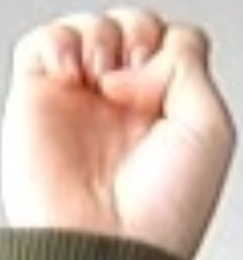
#> input picture dataset/test_4.jpg, 243 x 260 px, given in place of the camera
$ python test2.py   (older library calls are emulated)
#> lines starting #> are read from the running program, lines starting #| are printed output that depends on the picture; after the words box and inside, x2 and y2 are one past the last pixel; in counts of white or black regions, pixels touching at a corner belong together
import cv2
import numpy as np


cap = cv2.VideoCapture(0)
MIN_DESCRIPTOR = 32  # surprisingly enough, 2 descriptors are already enough

# YCrCb颜色空间的Cr分量+Otsu法阈值分割算法
def skinMask(roi):
	YCrCb = cv2.cvtColor(roi, cv2.COLOR_BGR2YCR_CB) #转换至YCrCb空间
	(y,cr,cb) = cv2.split(YCrCb) #拆分出Y,Cr,Cb值
	cr1 = cv2.GaussianBlur(cr, (5,5), 0)
	_, skin = cv2.threshold(cr1, 0, 255, cv2.THRESH_BINARY + cv2.THRESH_OTSU) #Ostu处理
	res = cv2.bitwise_and(roi,roi, mask = skin)
	return res


# [60 lines left out: functions find_contours, truncate_descriptor, reconstruct, fourierDesciptor, not called in this run]


while True:
    ret, frame = cap.read()
#> frame is the input picture: shape (260, 243, 3); mean B, G, R 175, 189, 215.1

    if ret:
        frame = cv2.flip(frame,1)
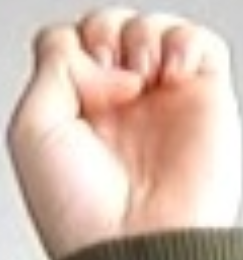
#> frame: shape (260, 243, 3); mean B, G, R 175, 189, 215.1

        # 去噪
        blur = cv2.bilateralFilter(frame,9,75,75)
        res = skinMask(blur)
#> in skinMask, `YCrCb = cv2.cvtColor(roi, cv2.COLOR_BGR2YCR_CB)`: YCrCb: shape (260, 243, 3); mean of channels 0, 1, 2 195.3, 142.2, 116.6
#> in skinMask, `(y,cr,cb) = cv2.split(YCrCb)`:
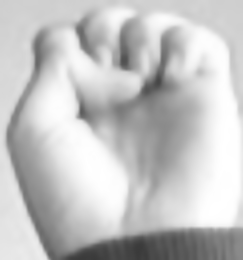
#> y: shape (260, 243); min 58, max 255, mean 195.3
#> in skinMask, `(y,cr,cb) = cv2.split(YCrCb)`:
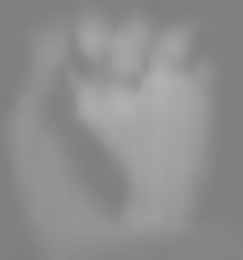
#> cr: shape (260, 243); min 125, max 176, mean 142.2
#> in skinMask, `(y,cr,cb) = cv2.split(YCrCb)`:
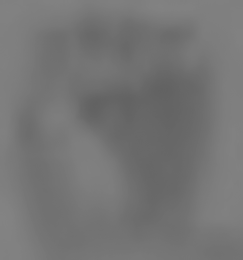
#> cb: shape (260, 243); min 98, max 131, mean 116.6
#> in skinMask, `_, skin = cv2.threshold(cr1, 0, 255, cv2.THRESH_BINARY + cv2.THRESH_OT..`:
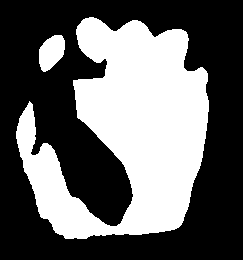
#> skin: shape (260, 243); 39.5% white; 2 white regions, box (x1, y1, x2, y2) and area: (16, 17, 209, 239) 24266, (39, 35, 65, 72) 684
#> in skinMask, `res = cv2.bitwise_and(roi,roi, mask = skin)`:
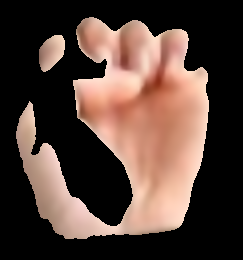
#> res: shape (260, 243, 3); mean B, G, R 56.7, 65, 85.5

        # cv2.imshow("img",res)

        # 开运算

        kernel = cv2.getStructuringElement(cv2.MORPH_RECT, (3, 3))
        res = cv2.morphologyEx(res, cv2.MORPH_OPEN, kernel)
        # cv2.imshow('ret1',ret1)


        binaryimg = cv2.Canny(res, 100, 200) #二值化，canny检测
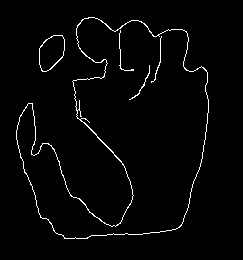
#> binaryimg: shape (260, 243); 2.3% white in thin lines or dots, all inside (x1, y1, x2, y2) = (16, 17, 209, 239)
        h = cv2.findContours(binaryimg,cv2.RETR_TREE,cv2.CHAIN_APPROX_NONE) #寻找轮廓
#> h = 7 contours, 3 with area under 20; largest, box (x1, y1, x2, y2) and area: (16, 17, 209, 239) 24150, (16, 17, 209, 239) 24014, (39, 35, 65, 72) 674, (39, 35, 65, 72) 653
        contours = h[0] #提取轮廓
#> contours has the same summary as h
        ret = np.ones(res.shape, np.uint8) #创建黑色幕布
        cv2.drawContours(ret,contours,-1,(255,255,255),1) #绘制白色轮廓
        cv2.imshow("ret", ret)


        # ret, fourier_result = fourierDesciptor(res)
        # cv2.imshow('ret',ret)


    else :
        print("获取失败")
        break

    if cv2.waitKey(1) & 0xFF == ord('q'):
#> (key q is pressed here)
        break

cap.release()
cv2.destroyAllWindows()
